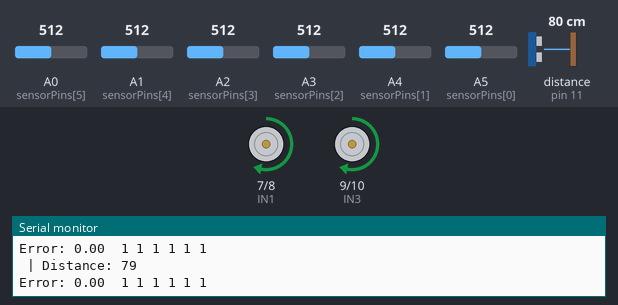
Recording of a sketch running on a simulated Arduino Uno, built with avr-gcc and run on an emulated ATmega328P. On the bench: motor-driver pin pairs drawn as motors (green arrow = first pin HIGH = forward, orange = second pin HIGH = backward, longer = more drive, scaled by the enable pin), the last lines printed to the serial monitor. Wiring (inferred from the names in the program): ultrasonic range finder: trigger pin 12; echo pin 11. Inputs (shaded band) come from the test bench; at power-on: distance to the obstacle (sensor on pin 11) 80 cm, A2 (sensorPins[3]) = 512, A1 (sensorPins[4]) = 512, A0 (sensorPins[5]) = 512, A3 (sensorPins[2]) = 512, A4 (sensorPins[1]) = 512, A5 (sensorPins[0]) = 512. The echo pulse lasts 58.3 µs per cm.

Above: at 1.2 s.
1.3 s: distance to the obstacle (sensor on pin 11) set to 12 cm
2.8 s: distance to the obstacle (sensor on pin 11) set to 9 cm
At 3.2 s:
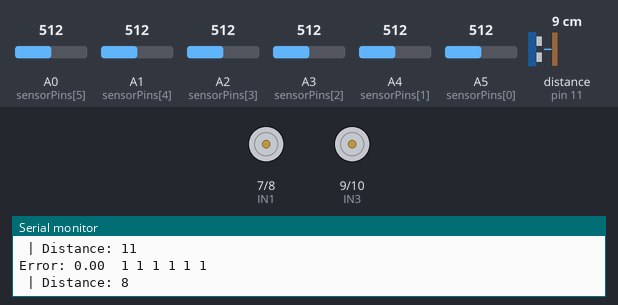
At 4.15 s:
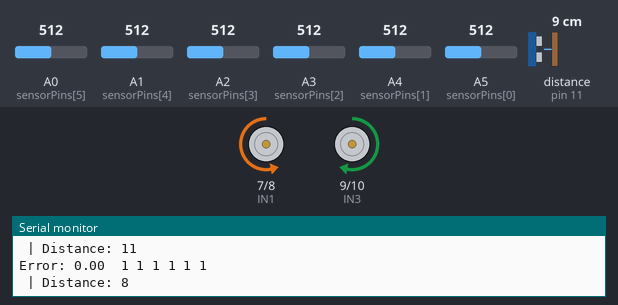
5.8 s: A2 (sensorPins[3]) set to 410
7.3 s: A2 (sensorPins[3]) set to 389
At 7.6 s:
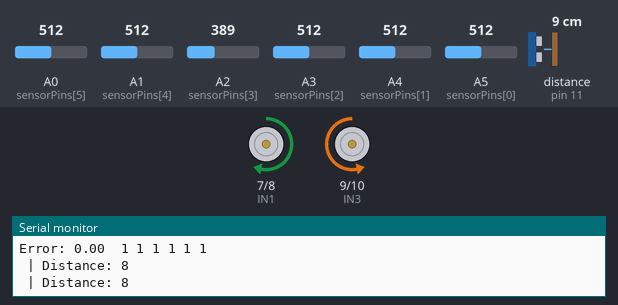
10.3 s: distance to the obstacle (sensor on pin 11) set to 120 cm
13.3 s: A1 (sensorPins[4]) set to 409
16.3 s: A1 (sensorPins[4]) set to 389
At 17.5 s:
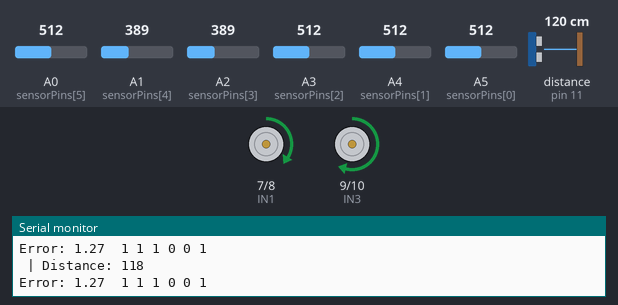
Timing chart, 0 to 18.8 s (numbered marks = the images above; inputs shaded):
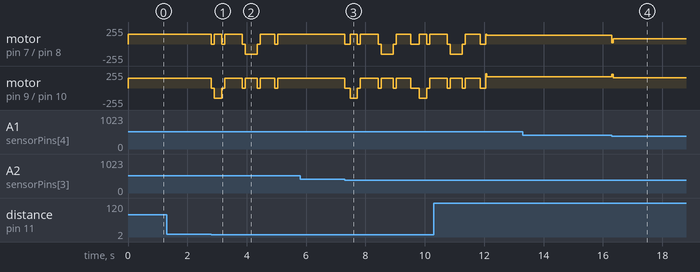

Measured:
- the behaviour switches between 11 and 10 cm on distance to the obstacle (sensor on pin 11) (found by bisection; images 0 and 1)
- the behaviour switches between 400 and 399 on A2 (sensorPins[3]) (found by bisection; images 2 and 3)
- the behaviour switches between 400 and 399 on A1 (sensorPins[4]) (found by bisection; images 3 and 4)
- after the input at 5.8 s, every drawn part: stays the same
- after the input at 16.3 s, motor on pin 7 (IN1) / pin 8 (IN2): forward 131/255 → forward 76/255 at once; motor on pin 9 (IN3) / pin 10 (IN4): forward 168/255 → forward 153/255 at once

The sketch:

test_6_avoid.ino
```cpp
#include <U8glib.h>

const int sensorPins[6] = {A5, A4, A3,A2,A1,A0};

const int ENA = 6;
const int IN1 = 7;
const int IN2 = 8;
const int ENB = 5;
const int IN3 = 9;
const int IN4 = 10;
const int trigPin = 12;
const int echoPin = 11;


float Kp = 30.5;
float Ki = 0.0;
float Kd = 80.0;

float threshold = 400.0;
float lastError = 0, integral = 0;
float error = 0.00;
int sensorValues[6];
int s[6];


void setup() {
  Serial.begin(115200);
  pinMode(ENA, OUTPUT);
  pinMode(ENB, OUTPUT);
  pinMode(IN1, OUTPUT);
  pinMode(IN2, OUTPUT);
  pinMode(IN3, OUTPUT);
  pinMode(IN4, OUTPUT);
      pinMode(trigPin, OUTPUT);
  pinMode(echoPin, INPUT);

    ADCSRA = (ADCSRA & ~0x07) | 0x06;

}


void avoidObstacle() {
  stopMotor();
  delay(100);

  //Xoay phải 45
  moveMotor(150, -150);
  delay(250);
  stopMotor();
  delay(100);

  // Chạy thẳng
  moveMotor(150, 150);
  delay(600);
  stopMotor();
  delay(100);

  //  Xoay trái 45
  moveMotor(-150, 150);
  delay(400);
  stopMotor();
  delay(100);

  //  bắt lại line
  moveMotor(150, 150);
  delay(500);
  stopMotor();
  delay(100);

  //  tìm lại line
  while (!hasLineAhead()) {
    moveMotor(120, 120);
  }
  stopMotor();
  delay(80);
}

void loop() {
    long distance = getDistance();
  Serial.print(" | Distance: ");
  Serial.println(distance);

  //  Kiểm tra vật cản
  if (distance > 0 && distance < 10) {
    avoidObstacle();  // gọi hàm mới
    return;           // tránh vật cản xong thì quay lại PID
  }


  float error = getError();  // lấy sai số từ cảm biến

if (isTurnLeft90()) {
  stopMotor();
  delay(70);
  Serial.println("Re trai 90 do");

  // Xoay tại chỗ cho tới khi 1 trong 2 cảm biến giữa thấy lại line
  while (!hasLineAhead()) {
    moveMotor(-130, 130);  // quay trái
  }
  moveMotor(-130, 130);  // xoay thêm chút cho chắc
    delay(50);
  stopMotor();
  delay(100);
}

else if (isTurnRight90()) {
  stopMotor();
  delay(70);
  Serial.println("Re phai 90 do");

  while (!hasLineAhead()) {
    moveMotor(130, -130);  // quay phải
  }
   moveMotor(130, -130);  // xoay thêm chút
    delay(50);
  stopMotor();
  delay(100);
}
  else {

  integral += error;
  float output = Kp * error +  Kd * (error - lastError);
  lastError = error;

  int baseSpeed ;
  if (error < -1.0 || error > 1.0){baseSpeed = 115;}
  else baseSpeed = 150;
  int leftSpeed = baseSpeed -output;
  int rightSpeed = baseSpeed +output;
  leftSpeed = constrain(leftSpeed, -255, 255);
  rightSpeed = constrain(rightSpeed, -255, 255);
    moveMotor(leftSpeed, rightSpeed);

  }


  Serial.print("Error: "); Serial.print(error);
  // // Serial.print("\tLeft: "); Serial.print(leftSpeed);
  // // Serial.print("\tRight: "); Serial.println(rightSpeed);
  Serial.print("\t"); for(int i =0; i<6; i++){
    sensorValues[i] = analogRead(sensorPins[i]);
    s[i] = (sensorValues[i] > threshold) ? 1 : 0;
    Serial.print(s[i]);Serial.print(" ");}
  Serial.println();
   delay(30);
}

// calculate
float getError() {
  int s[6];
  for (int i = 0; i < 6; i++) {
    sensorValues[i] = analogRead(sensorPins[i]);
    s[i] = (sensorValues[i] < threshold) ? 1 : 0;
  }
  if      ( s[0] && !s[1] && !s[2] && !s[3] && !s[4] && !s[5])            error = -3.0;    // 100000
  else if ( s[0] &&  s[1] && !s[2] && !s[3] && !s[4] && !s[5])             error = -2.25;   // 110000
  else if (!s[0] &&  s[1] && !s[2] && !s[3] && !s[4] && !s[5])             error = -1.7;  // 010000
  else if (!s[0] &&  s[1] &&  s[2] && !s[3] && !s[4] && !s[5])              error = -1.27; // 011000
  else if (!s[0] && !s[1] &&  s[2] && !s[3] && !s[4] && !s[5])               error = -0.6;// 001000
  else if (!s[0] && !s[1] &&  s[2] &&  s[3] && !s[4] && !s[5])                 error = 0.0;// 001100
  else if (!s[0] && !s[1] && !s[2] &&  s[3] && !s[4] && !s[5])                error = 0.6;// 000100
  else if (!s[0] && !s[1] && !s[2] &&  s[3] &&  s[4] && !s[5])               error = 1.27; // 000110
  else if (!s[0] && !s[1] && !s[2] && !s[3] &&  s[4] && !s[5])               error = 1.7; // 000010
  else if (!s[0] && !s[1] && !s[2] && !s[3] &&  s[4] &&  s[5])              error = 2.25;   // 000011
  else if (!s[0] && !s[1] && !s[2] && !s[3] && !s[4] &&  s[5])             error = 3.0;  // 000001
  else if ( s[0] &&  s[1] &&  s[2] && !s[3] && !s[4] &&  !s[5])             error = -2.45;  // 111000
  else if (!s[0] &&  s[1] &&  s[2] &&  s[3] && !s[4] && !s[5])             error = -155;  // 011100
  else if (!s[0] && !s[1] &&  s[2] &&  s[3] &&  s[4] && !s[5])             error = 155;  // 001110
  else if (!s[0] && !s[1] && !s[2] &&  s[3] &&  s[4] &&  s[5])             error = 2.45;  // 000111

  else error = 0.0; // nếu không xác định được line
  return error;
}

bool isTurnLeft90() {
  int s[6];
  for (int i = 0; i < 6; i++) {
    sensorValues[i] = analogRead(sensorPins[i]);
    s[i] = (sensorValues[i] < threshold) ? 1 : 0;
  }
  return ( (s[2] && s[3] && s[4] && s[5] && !s[0] && !s[1]) || (( !s[2] && s[3] && s[4] && s[5] && !s[0] && !s[1] ))); // 3-4 cảm biến trái
}

// PHÁT HIỆN RẼ PHẢI 90°
bool isTurnRight90() {
  int s[6];
  for (int i = 0; i < 6; i++) {
    sensorValues[i] = analogRead(sensorPins[i]);
    s[i] = (sensorValues[i] < threshold) ? 1 : 0;
  }
  return ( (s[0] && s[1] && s[2] && s[3] && !s[4] && !s[5])|| ( s[0] && s[1] && s[2] && !s[3] && !s[4] && !s[5])); // 3-4 cảm biến phải
}


bool hasLineAhead() {
  // cảm biến giữa: 2,3
  int midLeft = analogRead(sensorPins[2]);
  int midRight = analogRead(sensorPins[3]);
  return (midLeft < threshold || midRight < threshold);
}


void moveMotor(int leftSpeed, int rightSpeed) {
  int leftPWM = abs(leftSpeed);
  int rightPWM = abs(rightSpeed);

  // Giới hạn an toàn
  // leftPWM = constrain(leftPWM, 0, 255);
  // rightPWM = constrain(rightPWM, 0, 255);

  // Động cơ trái
  if (leftSpeed >= 0) {
    digitalWrite(IN1, HIGH);
    digitalWrite(IN2, LOW);
  } else {
    digitalWrite(IN1, LOW);
    digitalWrite(IN2, HIGH);
  }
  analogWrite(ENA, leftPWM);

  // Động cơ phải
  if (rightSpeed >= 0) {
    digitalWrite(IN3, HIGH);
    digitalWrite(IN4, LOW);
  } else {
    digitalWrite(IN3, LOW);
    digitalWrite(IN4, HIGH);
  }
  analogWrite(ENB, rightPWM);
}

void stopMotor() {
  analogWrite(ENA, 0);
  analogWrite(ENB, 0);

  digitalWrite(IN1, LOW);
  digitalWrite(IN2, LOW);
  digitalWrite(IN3, LOW);
  digitalWrite(IN4, LOW);
}

long getDistance() {
  digitalWrite(trigPin, LOW);
  delayMicroseconds(5);
  digitalWrite(trigPin, HIGH);
  delayMicroseconds(10);
  digitalWrite(trigPin, LOW);

  long duration = pulseIn(echoPin, HIGH, 25000); // timeout 25ms = 4m
  if (duration == 0) return -1; // không phản hồi
  return duration * 0.034 / 2;  // đổi ra cm
}
```
